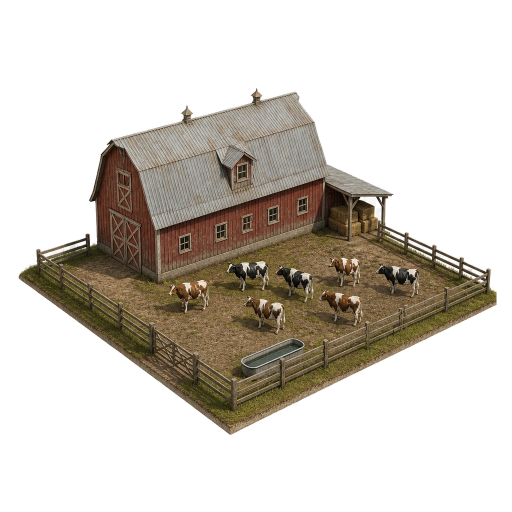
#> input picture NEWGaza2D/art-src/four-face/clean/single/cattle_left.webp, 1024 x 1024 px (shown at 1/2 size)
$ python -i build_canonical_farms.py   (imports and definitions only)
#> lines starting #> are read from the running program, lines starting #| are printed output that depends on the picture
"""Build 11 farm quartets from upright botanical cutouts on a true 2:1 plane.

python3.13 tools/build_canonical_farms.py --kit ../generated-artifacts/farm-vegetation-kit.png
Subsequent runs use the retained small art-src/farm-kit cutouts. Runtime loads
only the finished WebPs and three tiny courtyard canopies, not individual crops.
"""
from pathlib import Path
from PIL import Image, ImageDraw, ImageEnhance, ImageFilter
import argparse
import json
import math
import random
import shutil

ROOT = Path(__file__).resolve().parents[1]
OUT = ROOT / "public/art/realistic"
KIT = ROOT / "art-src/farm-kit"
W, H, CY = 384, 384, 216
D = W/256  # More foliage detail; physical size is still defined by the ground.
NAMES = ["olive", "citrus", "palm", "cypress", "orn", "wheat",
         "corn", "veg", "straw", "vine", "tank", "cow"]
FARMS = ["wheat", "citrus", "olive", "veg", "straw", "cattle",
         "palms", "corn", "trees", "orn", "grapes"]
FACES = ["front", "right", "back", "left"]
SOIL = {"wheat": "#978a6c", "corn": "#8b8167", "citrus": "#8a816b",
        "olive": "#918773", "veg": "#817562", "straw": "#857360",
        "cattle": "#938b74", "palms": "#a0947c", "trees": "#8b856d",
        "orn": "#8d866d", "grapes": "#8b7d65"}


# [4 lines left out: function rotate, not called in this run]


def project(u, v, z=0, turn=0):
    u, v = rotate(u, v, turn)
    return W/2+64*D*(u-v), CY+32*D*(u+v)-z*D


def extract(path):
    sheet = Image.open(path).convert("RGBA")
#> sheet is the input picture: PIL image 1024x1024 RGBA; mean R, G, B, A 40.8, 35.1, 27, 86.8
    KIT.mkdir(parents=True, exist_ok=True)
    for index, name in enumerate(NAMES):
        col, row = index % 4, index // 4
        # The authoring sheet has taller tree cells, not equal-height rows.
        # Keep complete palm roots and don't include roots from the row above.
        bands=[0,.37,.67,1]
        cell = sheet.crop((round(col*sheet.width/4), round(bands[row]*sheet.height),
                           round((col+1)*sheet.width/4), round(bands[row+1]*sheet.height)))
        bbox = cell.getchannel("A").point(lambda a: 255 if a > 20 else 0).getbbox()
        if not bbox:
            raise ValueError(f"Missing botanical cutout: {name}")
        cell = cell.crop(bbox)
        cell.thumbnail((256, 256), Image.Resampling.LANCZOS)
        cell = ImageEnhance.Color(cell).enhance(1.24)
        cell = ImageEnhance.Brightness(cell).enhance(1.04)
        if name not in ["wheat","cow","tank"]:
            # Preserve fruit, blossoms, bark and silver olive highlights; enrich
            # foliage rather than applying a green tint to the entire asset.
            pixels=[]
            for r,g,b,a in cell.get_flattened_data():
                if g>=r*.93 and g>b*1.05:
                    r,g,b=round(r*.93),min(255,round(g*1.11+2)),round(b*.88)
                pixels.append((r,g,b,a))
            cell.putdata(pixels)
        cell=ImageEnhance.Contrast(cell).enhance(1.09)
        cell.save(KIT / f"{name}.png")
#> this loop made 1 pass
#> bbox on pass 1: (186, 269, 256, 379)
#> pass 1, in extract, `cell = sheet.crop((round(col*sheet.width/4), round(bands[row]*sheet.he..`:
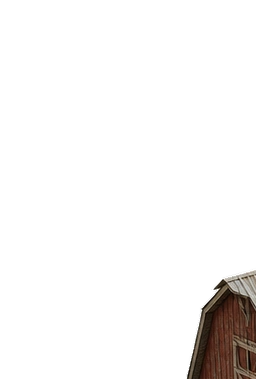
#> cell: PIL image 256x379 RGBA; mean R, G, B, A 5.9, 4.5, 3.7, 15.3; transparent parts drawn white
#> pass 1, in extract, `cell = cell.crop(bbox)`:
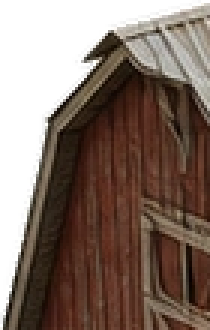
#> cell: PIL image 70x110 RGBA (shown 3 times larger); mean R, G, B, A 74.3, 56.3, 46.2, 192.3; transparent parts drawn white


# [34 lines left out: function soil, not called in this run]


def box(p, rx, ry):
    return p[0]-rx, p[1]-ry, p[0]+rx, p[1]+ry


# [141 lines left out: functions barn, render, main, not called in this run]


# [2 lines not run here, left out]

#> (the run stopped early here; a loop or call above may not have finished)

$ run again, on NEWGaza2D/art-src/four-face/clean/single/citrus_left.webp
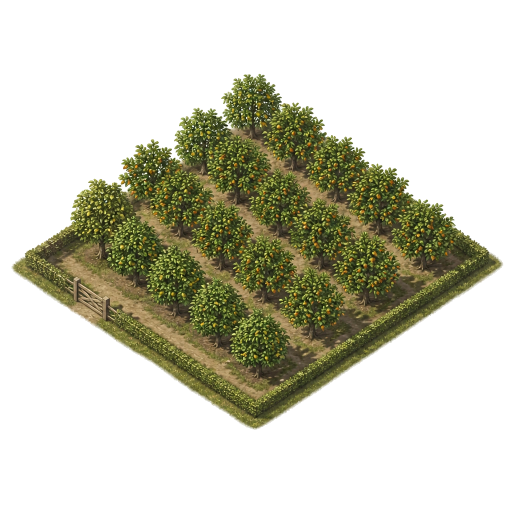
#> input picture NEWGaza2D/art-src/four-face/clean/single/citrus_left.webp, 1024 x 1024 px (shown at 1/2 size)
#> in extract, sheet is the input picture: PIL image 1024x1024 RGBA; mean R, G, B, A 199.9, 199.4, 182.9, 88.5
#> the loop in extract, `for index, name in enumerate(NAMES):` made 1 pass
#> bbox on pass 1: (176, 314, 256, 379)
#> pass 1, in extract, `cell = sheet.crop((round(col*sheet.width/4), round(bands[row]*sheet.he..`:
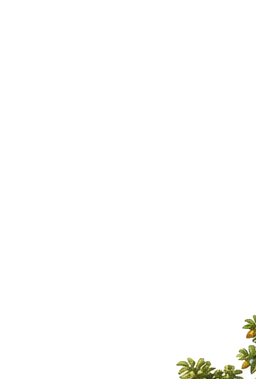
#> cell: PIL image 256x379 RGBA; mean R, G, B, A 251.5, 251.5, 250.4, 4.5; transparent parts drawn white
#> pass 1, in extract, `cell = cell.crop(bbox)`:
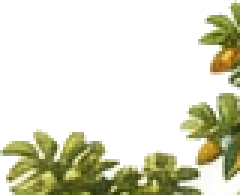
#> cell: PIL image 80x65 RGBA (shown 3 times larger); mean R, G, B, A 206.4, 207.1, 185.7, 83.2; transparent parts drawn white
